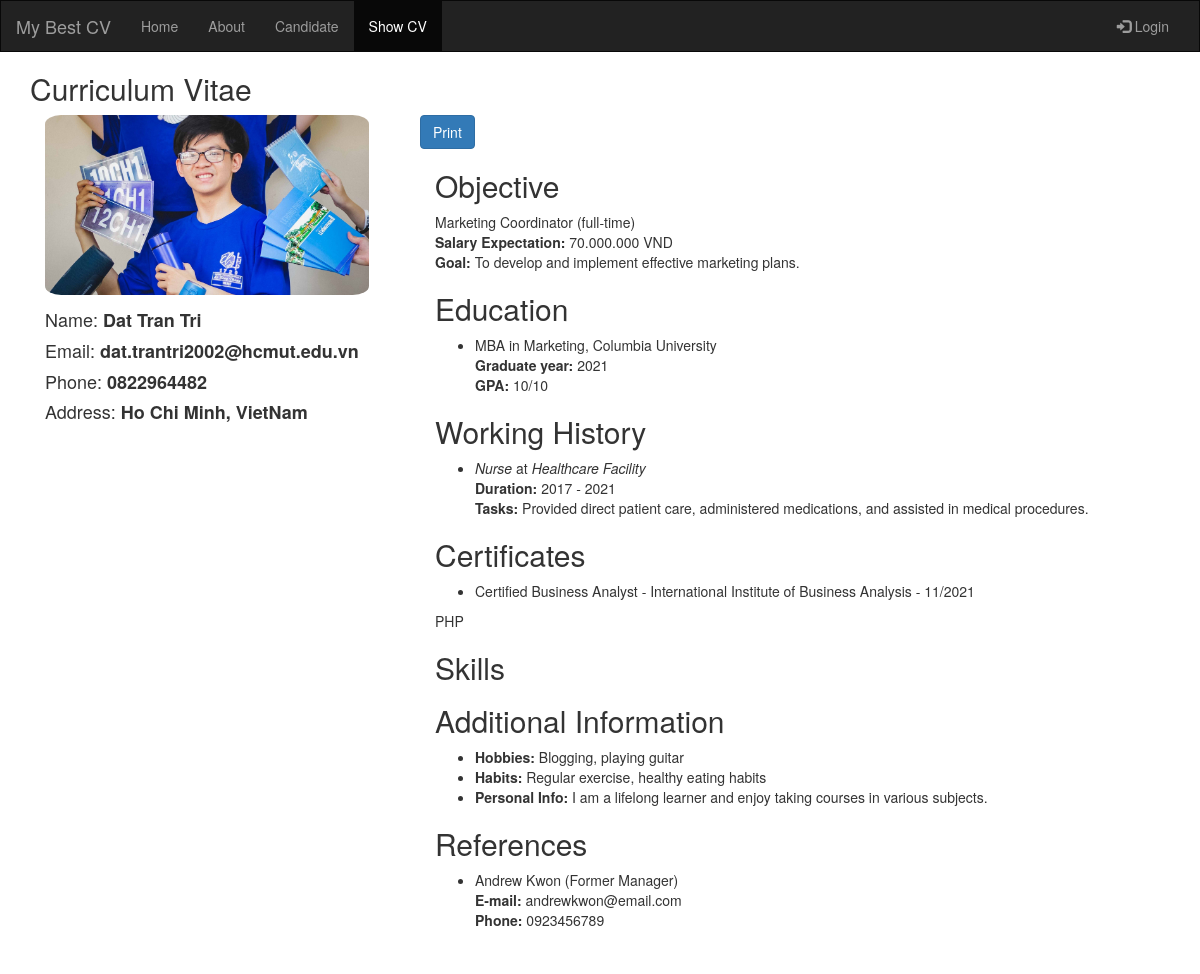
The page /?page=showCV&id=12 on the database its author committed.
### tables this page shows
CREATE TABLE `users` (
  `id` int(50) NOT NULL,
  `firstname` varchar(250) NOT NULL,
  `lastname` varchar(250) NOT NULL,
  `username` text NOT NULL,
  `password` text NOT NULL,
  `email` text NOT NULL,
  `phone` varchar(250) NOT NULL,
  `address` text NOT NULL,
  `avatar` text DEFAULT NULL,
  `last_login` datetime DEFAULT NULL,
  `type` tinyint(1) NOT NULL DEFAULT 0,
  `date_added` datetime NOT NULL DEFAULT current_timestamp(),
  `date_updated` datetime DEFAULT NULL ON UPDATE current_timestamp()
);

CREATE TABLE `resume` (
  `id` int(50) NOT NULL,
  `user_id` int(50) NOT NULL,
  `title` varchar(255) NOT NULL,
  `position` varchar(255) NOT NULL,
  `employment_type` varchar(255) NOT NULL,
  `desire_salary` int(10) NOT NULL,
  `goals` text NOT NULL,
  `date_added` datetime NOT NULL DEFAULT current_timestamp(),
  `date_updated` datetime DEFAULT NULL ON UPDATE current_timestamp()
);

CREATE TABLE `education` (
  `id` int(50) NOT NULL,
  `resume_id` int(50) NOT NULL,
  `user_id` int(50) NOT NULL,
  `school` varchar(250) NOT NULL,
  `degree` varchar(250) NOT NULL,
  `major` varchar(250) NOT NULL,
  `year` varchar(250) NOT NULL,
  `gpa` varchar(250) NOT NULL,
  `date_added` datetime NOT NULL DEFAULT current_timestamp(),
  `date_updated` datetime DEFAULT NULL ON UPDATE current_timestamp()
);

CREATE TABLE `working_history` (
  `id` int(11) NOT NULL,
  `resume_id` int(50) NOT NULL,
  `user_id` int(50) NOT NULL,
  `position` varchar(255) NOT NULL,
  `company_name` varchar(255) NOT NULL,
  `work_type` varchar(255) NOT NULL,
  `duration` varchar(255) NOT NULL,
  `tasks` text NOT NULL
);

CREATE TABLE `certificate` (
  `id` int(50) NOT NULL,
  `resume_id` int(50) NOT NULL,
  `user_id` int(50) NOT NULL,
  `title` varchar(250) NOT NULL,
  `organization` varchar(250) NOT NULL,
  `obtained_date` date NOT NULL,
  `expiration_date` date DEFAULT NULL,
  `date_added` datetime NOT NULL DEFAULT current_timestamp(),
  `date_updated` datetime DEFAULT NULL ON UPDATE current_timestamp()
);

CREATE TABLE `additional_information` (
  `id` int(11) NOT NULL,
  `resume_id` int(50) NOT NULL,
  `user_id` int(50) NOT NULL,
  `hobbies` text DEFAULT NULL,
  `habits` text DEFAULT NULL,
  `personal_info` text DEFAULT NULL
);

CREATE TABLE `reference` (
  `id` int(11) NOT NULL,
  `resume_id` int(50) NOT NULL,
  `user_id` int(50) NOT NULL,
  `name` varchar(250) NOT NULL,
  `email` text NOT NULL,
  `phone` varchar(250) NOT NULL,
  `relationship` text NOT NULL
);

### ShowCV.php (the view, shortened to what this page needs)
<!DOCTYPE html>
<html lang="en">
<head>
</head>
<body id="top">
    <div class="page-content bg-light">
        <div id="content">
            <div class="container" id="detail-of-candidate">
                <?php
                if (isset($_GET['id'])) {
                    $id = intval($_GET['id']);
                    require_once('database/db_connection.php');
                    $sql = "SELECT `avatar`, `firstname`, `lastname`, `email`, `phone`, `address` FROM `users` WHERE id = $id";
                    $result = $conn->query($sql);
                    $output = '
                    <h2 class="text-secondary ">Curriculum Vitae</h2>
                    <div class="container">
                        <div class="row justify-content-center">';
                    if (mysqli_num_rows($result) > 0) {
                        while ($row = $result->fetch_assoc()) {
                            $output .= '
                        <div class="col-md-4 mt-3" >
                            <div class="card border">
                                <img class="card-img-top border border-primary" src="' . $row['avatar'] . '" alt="" style="width:90%; border-radius: 5%;">
                                <div class="card-body" style="margin-top: 15px;">
                                    <h4 class="card-text">Name: <strong>' . $row['firstname'] . ' ' . $row['lastname'] . '</strong></h4>
                                    <h4 class="card-text">Email: <strong>' . $row['email'] . '</strong><i class="bi bi-envelope m-1"></i></h4>
                                    <h4 class="card-text">Phone: <strong>' . $row['phone'] . '</strong><i class="bi bi-telephone m-1"></i></h4>
                                    <h4 class="card-text">Address: <strong>' . $row['address'] . '</strong><i class="bi bi-geo-alt m-1"></i></h4>
                                </div>
                            </div>
                        </div>
                        <a href="./src/generate-pdf.php?id='. $id .'" class="btn btn-primary" style="align-self: center;">Print</a>
                        ';
                        }
                    }
                    $sql = "SELECT * FROM `resume` WHERE user_id = $id";
                    $result = $conn->query($sql);
                    if (mysqli_num_rows($result) > 0) {
                        while ($row = $result->fetch_assoc()) {
                            $salary = number_format($row['desire_salary']) . '.000.000 VND <i class="bi bi-cash"></i>';
                            $position = $row['position'] . ' (' . $row['employment_type'] . ')';
                            $output .= '
                        <div class="col-md-8 mb-2">
                            <div class="card">
                                <div class="card-body">
                                    <h2 class="card-title">Objective</h2>
                                    <p class="card-text">' . $position . '<br><strong>Salary Expectation: </strong>' . $salary . '<br><strong>Goal: </strong>' . $row['goals'] . '.</p>
                                </div>
                            </div>';
                        }
                    }
                    $sql = "SELECT * FROM `education` WHERE user_id = $id";
                    $result = $conn->query($sql);
                    if (mysqli_num_rows($result) > 0) {
                        $output .= '
                    <div class="card mt-2">
                        <div class="card-body">
                            <h2 class="card-title">Education</h2>
                            <ul>';
                        while ($row = $result->fetch_assoc()) {
                            $output .= '
                            <li>' . $row['degree'] . ' in ' . $row['major'] . ', ' . $row['school'] . '<br>'
                                . '<strong>Graduate year: </strong>' . $row['year'] . '<br>'
                                . '<strong>GPA: </strong>' . $row['gpa'] . '</li>
                        ';
                        }
                        $output .= '
                            </ul>
                        </div>
                    </div>';
                    }
                    $sql = "SELECT `position`, `company_name`, `duration`, `tasks` FROM `working_history` WHERE user_id = $id";
                    $result = $conn->query($sql);
                    if (mysqli_num_rows($result) > 0) {
                        $output .= '
                    <div class="card mt-2">
                        <div class="card-body">
                            <h2 class="card-title">Working History</h2>
                                <ul>';
                        while ($row = $result->fetch_assoc()) {
                            $output .= '
                            <li><em>' . $row['position'] . '</em> at <em>' . $row['company_name'] . '</em>
                            <br>' . '<strong>Duration: </strong>' . $row['duration'] . '
                            <br>' . '<strong>Tasks: </strong>' . $row['tasks'] . '</li>
                        ';
                        }
                        $output .= '
                            </ul>
                        </div>
                    </div>';
                    }
                    $sql = "SELECT `title`, `organization`, DATE_FORMAT(`obtained_date`, '%m/%Y') as `year` FROM `certificate` WHERE user_id = $id";
                    $result = $conn->query($sql);
                    if (mysqli_num_rows($result) > 0) {
                        $output .= '
                    <div class="card mt-2">
                        <div class="card-body">
                            <h2 class="card-title">Certificates</h2>
                                <ul>';
                        while ($row = $result->fetch_assoc()) {
                            $output .= '
                            <li>' . $row['title'] . ' - ' . $row['organization'] . ' - ' . $row['year'] . '</li>
                        ';
                        }
                        $output .= '
                            </ul>
                        </div>
                    </div>';
                }
                $sql = "SELECT `skill` FROM `skill` WHERE user_id = $id AND `skill` <> ''";
                $result = $conn->query($sql);
                if (mysqli_num_rows($result) > 0) {
                    $Skills = '';
                    while ($row = $result->fetch_assoc()) {
                        $delimiter = empty($Skills) ? '' : ' <i class="bi bi-dot"></i> ';
                        $Skills .= $delimiter . $row['skill'];
                        }
                        $output .= '
                        <div class="card mt-2">
                            <div class="card-body">
                                <p>' . $Skills . '</p>
                                <h2 class="card-title">Skills</h2>
                            </div>
                        </div>';
                    }
                    $sql = "SELECT `hobbies`, `habits`, `personal_info` FROM `additional_information` WHERE user_id = $id";
                    $result = $conn->query($sql);
                    if (mysqli_num_rows($result) > 0) {
                        $output .= '
                    <div class="card mt-2">
                        <div class="card-body">
                            <h2 class="card-title">Additional Information</h2>
                                <ul>';
                        while ($row = $result->fetch_assoc()) {
                            $output .= '
                            <li>' . '<strong>Hobbies: </strong>' . $row['hobbies'] . '</li><li><strong>Habits: </strong>' . $row['habits'] . '</li><li><strong>Personal Info: </strong>' . $row['personal_info'] . '</li>
                        ';
                        }
                        $output .= '
                            </ul>
                        </div>
                    </div>';
                    }
                    $sql = "SELECT *  FROM `reference` WHERE user_id = $id";
                    $result = $conn->query($sql);
                    if (mysqli_num_rows($result) > 0) {
                        $output .= '
                    <div class="card mt-2">
                        <div class="card-body">
                            <h2 class="card-title">References</h2>
                                <ul>';
                        while ($row = $result->fetch_assoc()) {
                            $output .= '
                            <li>' . $row['name'] . ' (' . $row['relationship'] . ') <br>' . '<strong>E-mail: </strong>' . $row['email'] . '<i class="bi bi-envelope m-1"></i><br><strong>Phone: </strong>' . $row['phone'] . '<i class="bi bi-telephone m-1"></i></li><br/>
                        ';
                        }
                        $output .= '
                            </ul>
                        </div>
                    </div>';
                    }
                    $output .= '
                        </div>
                    </div>
                </div>
                ';
                    echo $output;
                }
                ?>
            </div>
        </div>
    </div>
</body>
</html>

### css/styles.css (style rules this page uses)
.row { margin-bottom: 14px; }
.card-img-top { width: 100%; height: 15vw; object-fit: cover; }

### rows shown on the page
users: avatar (picture), firstname "Dat", lastname "Tran Tri", email "dat.trantri2002@hcmut.edu.vn", phone "0822964482", address "Ho Chi Minh, VietNam"
resume: position "Marketing Coordinator (full-time)", desire_salary "70", goals "To develop and implement effective marketing plans"
education: degree "MBA", major "Marketing", school "Columbia University", year "2021", gpa "10/10"
working_history: position "Nurse", company_name "Healthcare Facility", duration "2017 - 2021", tasks "Provided direct patient care, administered medications, and assisted in medical procedures."
certificate: title "Certified Business Analyst", organization "International Institute of Business Analysis", year "11/2021"
additional_information: hobbies "Blogging, playing guitar", habits "Regular exercise, healthy eating habits", personal_info "I am a lifelong learner and enjoy taking courses in various subjects."
reference: name "Andrew Kwon", relationship "Former Manager", email "andrewkwon@email.com", phone "0923456789"

### other values the page prints
$Skills "PHP"
